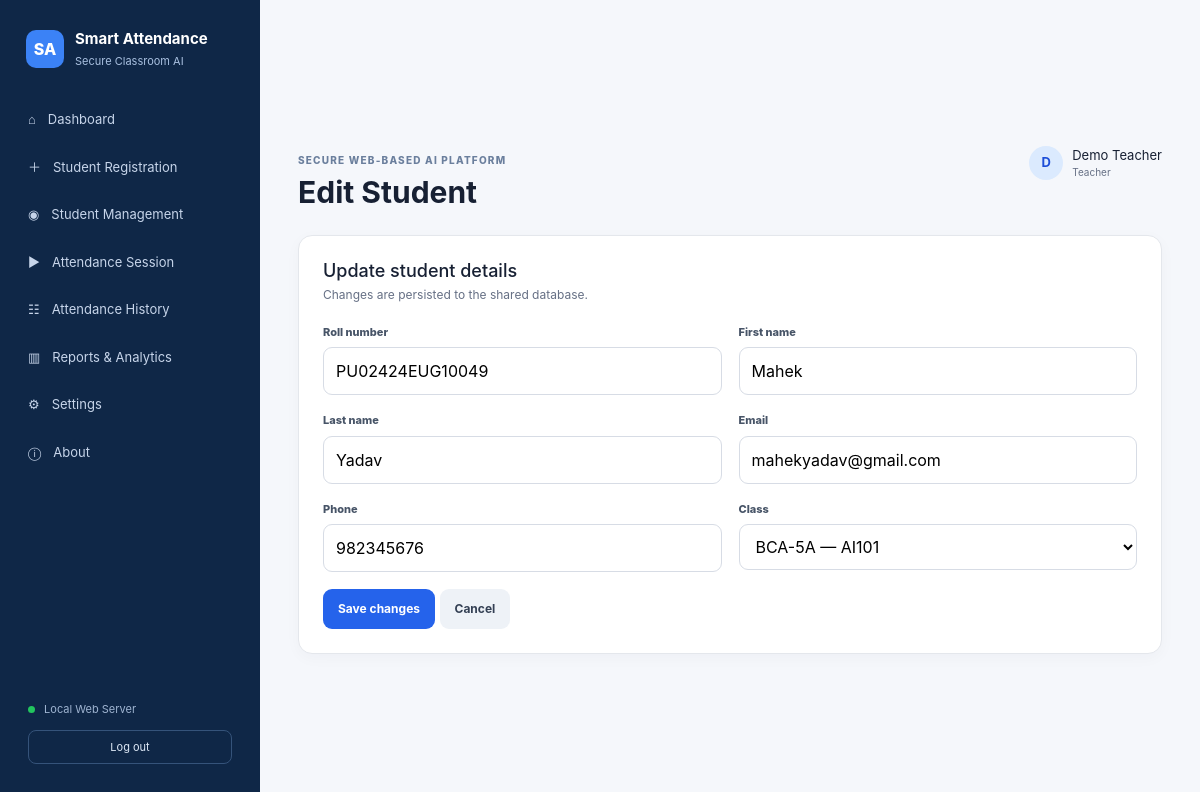
The page /students/2/edit (signed in) on the database its author committed.
### app/models/models.py (models this page shows)
class Student(Base):
    __tablename__='students'
    student_id: Mapped[int] = mapped_column(Integer, primary_key=True)
    roll_no: Mapped[str] = mapped_column(String, unique=True)
    first_name: Mapped[str] = mapped_column(String)
    last_name: Mapped[str] = mapped_column(String)
    email: Mapped[str|None] = mapped_column(String, nullable=True)
    phone: Mapped[str|None] = mapped_column(String, nullable=True)
    class_id: Mapped[int] = mapped_column(ForeignKey('classes.class_id'))
    registration_date: Mapped[str] = mapped_column(String)
    status: Mapped[str] = mapped_column(String, default='Active')
    class_ = relationship('Class')
    face_data = relationship('FaceData', back_populates='student', uselist=False, cascade='all, delete-orphan')

class Class(Base):
    __tablename__='classes'
    class_id: Mapped[int] = mapped_column(Integer, primary_key=True)
    class_name: Mapped[str] = mapped_column(String)
    course_id: Mapped[int] = mapped_column(ForeignKey('courses.course_id'))
    faculty_id: Mapped[int] = mapped_column(ForeignKey('users.user_id'))
    academic_year: Mapped[str|None] = mapped_column(String, nullable=True)
    semester: Mapped[str|None] = mapped_column(String, nullable=True)
    active: Mapped[bool] = mapped_column(Boolean, default=True)
    course = relationship('Course')
    faculty = relationship('User')

### app/routers/web.py (the view)
@router.get("/students/{student_id}/edit")
def student_edit(
    request: Request,
    student_id: int,
    db: Session = Depends(get_db),
):
    if not user_required(request):
        return RedirectResponse("/login", 303)
    s = db.get(Student, student_id)
    if not s:
        raise HTTPException(404, "Student not found")
    return request.app.state.templates.TemplateResponse(
        request=request,
        name="students/edit.html",
        context=ctx(
            request,
            student=s,
            classes=db.scalars(
                select(Class).where(Class.active == True)
            ).all(),
        ),
    )

### app/templates/students/edit.html
{% extends 'base.html' %}{% block heading %}Edit Student{% endblock %}{% block content %}<div class="page-card"><div class="card-head"><div><h2>Update student details</h2><p>Changes are persisted to the shared database.</p></div></div><form method="post" class="form-grid"><div><label>Roll number</label><input name="roll_no" value="{{ student.roll_no }}" required></div><div><label>First name</label><input name="first_name" value="{{ student.first_name }}" required></div><div><label>Last name</label><input name="last_name" value="{{ student.last_name }}" required></div><div><label>Email</label><input name="email" type="email" value="{{ student.email or '' }}"></div><div><label>Phone</label><input name="phone" value="{{ student.phone or '' }}"></div><div><label>Class</label><select name="class_id" required>{% for c in classes %}<option value="{{ c.class_id }}" {% if c.class_id==student.class_id %}selected{% endif %}>{{ c.class_name }} — {{ c.course.course_code }}</option>{% endfor %}</select></div><div class="full"><button class="primary-btn">Save changes</button> <a class="secondary-btn" href="/students">Cancel</a></div></form></div>{% endblock %}

### app/static/css/app.css (style rules this page uses)
:root { --navy:#0f2747;--blue:#2563eb;--blue2:#1d4ed8;--bg:#f5f7fb;--surface:#fff;--text:#172033;--muted:#667085;--border:#e4e7ec;--green:#16a34a;--red:#dc2626;--amber:#b7791f }
* { box-sizing:border-box }
body { margin:0;background:var(--bg);color:var(--text);font-family:Inter,Segoe UI,Arial,sans-serif }
.page-card,.camera-card,.decision-card,.info-panel { background:#fff;border:1px solid var(--border);border-radius:14px;padding:24px;box-shadow:0 4px 15px rgba(15,39,71,.03) }
.card-head { display:flex;justify-content:space-between;align-items:flex-start;margin-bottom:20px }
.card-head h2 { font-size:18px;margin:0 0 4px }
.card-head p { font-size:12px;color:var(--muted);margin:0 }
.form-grid { display:grid;grid-template-columns:1fr 1fr;gap:17px }
.form-grid .full { grid-column:1/-1 }
label { display:block;font-size:11px;font-weight:800;color:#475467;margin-bottom:7px }
input,select { width:100%;padding:11px 12px;border:1px solid #d7dce5;border-radius:9px;background:#fff;outline:none }
.primary-btn,.secondary-btn,.danger-btn,.toolbar button { display:inline-flex;align-items:center;justify-content:center;gap:8px;border:0;border-radius:9px;padding:11px 15px;text-decoration:none;font-weight:750;font-size:12px;cursor:pointer }
.primary-btn { background:var(--blue);color:#fff }
.secondary-btn { background:#eef2f7;color:#344054 }
.primary-btn, .secondary-btn, .danger-btn { transition: all 0.15s ease; }

### rows shown on the page
Student: roll_no "PU02424EUG10049", first_name "Mahek", last_name "Yadav", email "mahekyadav@gmail.com", phone "982345676", class_id "BCA-5A — AI101"

### other values the page prints
{{ user.full_name[:1] if user.full_name else 'U' }} "D"
{{ user.full_name }} "Demo Teacher"
{{ user.role|title }} "Teacher"
